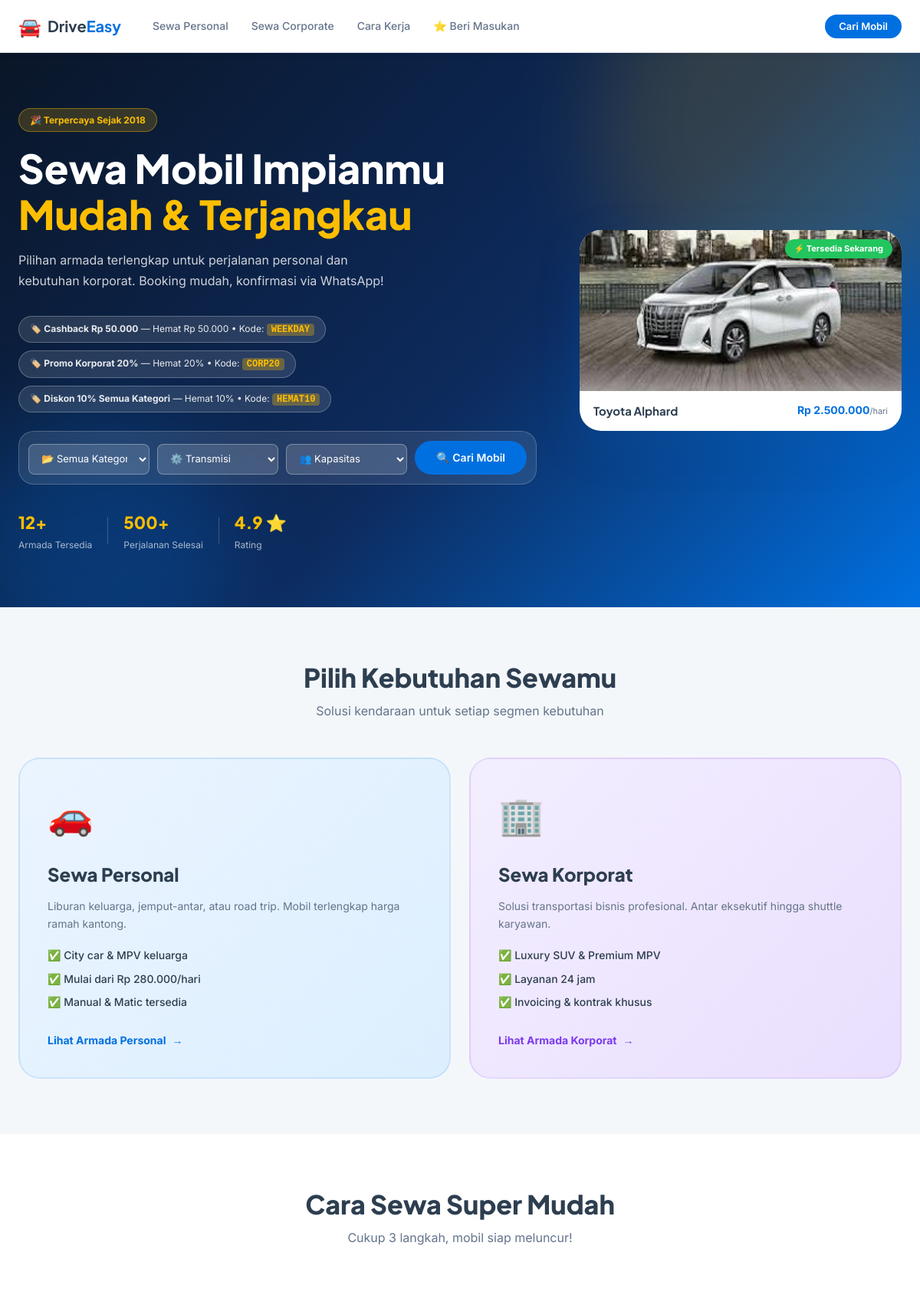
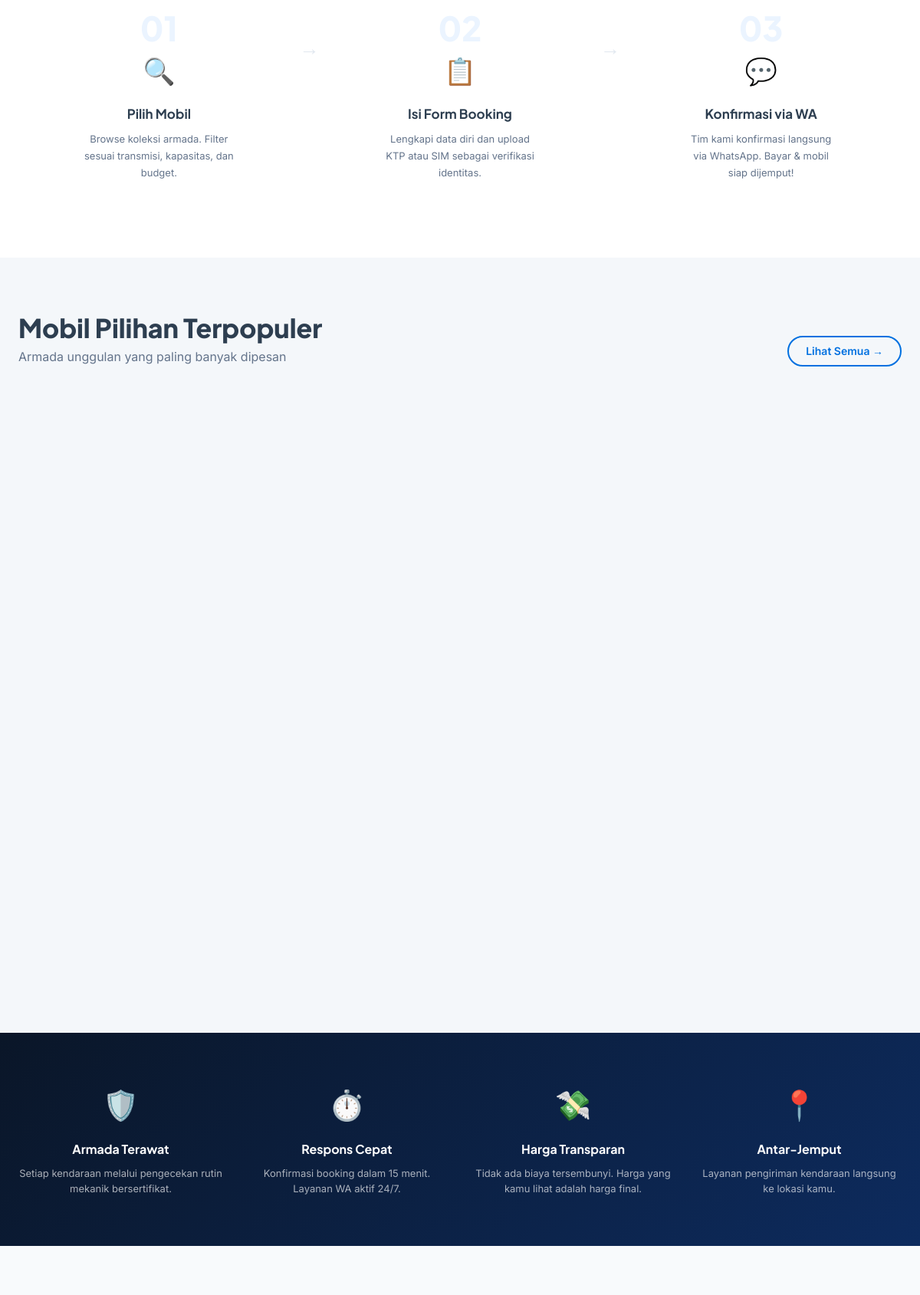
The page / (upper part) on the database its author committed (2 pictures, top to bottom).
### tables this page shows
CREATE TABLE Categories (
    id          INTEGER PRIMARY KEY AUTOINCREMENT,
    name        TEXT    NOT NULL,
    slug        TEXT    NOT NULL UNIQUE,
    description TEXT,
    icon        TEXT,
    sort_order  INTEGER NOT NULL DEFAULT 0,
    is_active   INTEGER NOT NULL DEFAULT 1,
    created_at  TEXT    DEFAULT (datetime('now'))
);

CREATE TABLE Discounts (
    id             INTEGER PRIMARY KEY AUTOINCREMENT,
    code           TEXT    UNIQUE,
    name           TEXT    NOT NULL,
    description    TEXT,
    discount_type  TEXT    NOT NULL CHECK(discount_type IN ('percent','fixed')),
    discount_value REAL    NOT NULL,
    min_days       INTEGER NOT NULL DEFAULT 1,
    max_uses       INTEGER,
    used_count     INTEGER NOT NULL DEFAULT 0,
    valid_from     TEXT    NOT NULL,
    valid_until    TEXT    NOT NULL,
    apply_to       TEXT    NOT NULL DEFAULT 'all'
                           CHECK(apply_to IN ('all','personal','corporate')),
    is_active      INTEGER NOT NULL DEFAULT 1,
    created_at     TEXT    DEFAULT (datetime('now'))
);

### app.py (the view)
@app.route('/')
def index():
    try:
        featured = qdb("""
            SELECT
                c.id, c.name, c.brand, c.price_per_day,
                c.transmission, c.capacity, c.image_filename,
                cat.name AS category_name, cat.slug AS category_slug
            FROM Cars c JOIN Categories cat ON c.category_id=cat.id
            WHERE c.is_available=1 AND cat.is_active=1
            ORDER BY c.price_per_day DESC
            LIMIT 6
        """)
        stats = qdb("""
            SELECT
                (SELECT COUNT(*) FROM Cars WHERE is_available=1)          AS total_cars,
                (SELECT COUNT(*) FROM Bookings WHERE status='completed')  AS total_bookings
        """, one=True)
        promos = qdb("""
            SELECT * FROM Discounts
            WHERE is_active=1
              AND valid_from  <= date('now')
              AND valid_until >= date('now')
            ORDER BY discount_value DESC
            LIMIT 3
        """)
    except Exception as e:
        app.logger.error(f"index DB error: {e}")
        featured, stats, promos = [], {'total_cars': 0, 'total_bookings': 0}, []
    return render_template('public/index.html',
                           featured_cars=featured, stats=stats, promos=promos)

### app.py (called while the page is built, shortened)
def _parse_val(val):
    if not isinstance(val, str) or not val:
        return val
    if _ISO_DT_RE.match(val):
        for fmt in _DT_FMTS:
            try:
                return datetime.strptime(val, fmt)
            except ValueError:
                continue
    elif _ISO_DATE_RE.match(val):
        try:
            return datetime.strptime(val, '%Y-%m-%d').date()
        except ValueError:
            pass
    return val

def _process_row(row: dict) -> dict:
    return {k: _parse_val(v) for k, v in row.items()}

def get_db():
    conn = sqlite3.connect(DB_PATH, check_same_thread=False)
    conn.row_factory = sqlite3.Row
    conn.execute("PRAGMA foreign_keys = ON")
    conn.execute("PRAGMA journal_mode = WAL")
    return conn

def qdb(sql, params=(), one=False):
    conn = get_db()
    try:
        cur  = conn.execute(sql, params)
        rows = [_process_row(dict(r)) for r in cur.fetchall()]
        return rows[0] if (one and rows) else (None if one else rows)
    finally:
        conn.close()

def fmt_currency(v):
    try:
        return "Rp {:,.0f}".format(float(v)).replace(",", ".")
    except Exception:
        return "Rp 0"

def car_image_url(car):
    fn = car.get('image_filename') if isinstance(car, dict) else getattr(car, 'image_filename', None)
    if not fn:
        return "https://images.unsplash.com/photo-1541899481282-d53bffe3c35d?w=600"
    if fn.startswith('http'):
        return fn
    local = os.path.join(UPLOAD_CARS, fn)
    if os.path.exists(local):
        return url_for('static', filename=f'img/cars/{fn}')

@app.context_processor
def inject_globals():
    try:
        cats = qdb("SELECT * FROM Categories WHERE is_active=1 ORDER BY sort_order, id")
    except Exception:
        cats = []
    try:
        approved_reviews = qdb("""
            SELECT id, name, rating, message, created_at
            FROM Reviews
            WHERE is_approved=1
            ORDER BY created_at DESC
            LIMIT 6
        """)
    except Exception:
        approved_reviews = []
    return dict(
        categories=cats,
        current_year=datetime.now().year,
        is_admin=session.get('admin_id') is not None,
        admin_name=session.get('admin_name', ''),
        approved_reviews=approved_reviews,
    )

### templates/public/index.html (shortened to what this page needs)
{% extends "public/base.html" %}
{% block content %}
<section class="hero">
  <div class="hero-bg">
    <div class="hero-blob hero-blob-1"></div>
    <div class="hero-blob hero-blob-2"></div>
  </div>
  <div class="container hero-inner">
    <div class="hero-content">
      <div class="hero-badge">🎉 Terpercaya Sejak 2018</div>
      <h1 class="hero-title">
        Sewa Mobil Impianmu<br>
        <span class="hero-accent">Mudah & Terjangkau</span>
      </h1>
      <p class="hero-sub">
        Pilihan armada terlengkap untuk perjalanan personal dan kebutuhan korporat.
        Booking mudah, konfirmasi via WhatsApp!
      </p>
      {% if promos %}
      <div class="promo-scroll">
        {% for p in promos %}
        <div class="promo-chip">
          🏷️ <strong>{{ p.name }}</strong> —
          {% if p.discount_type == 'percent' %}
            Hemat {{ p.discount_value|int }}%
          {% else %}
            Hemat {{ p.discount_value|currency }}
          {% endif %}
          {% if p.code %} • Kode: <code>{{ p.code }}</code>{% endif %}
        </div>
        {% endfor %}
      </div>
      {% endif %}
      <form action="{{ url_for('cars') }}" method="GET" class="hero-search">
        <select name="category" class="hs-select">
          <option value="">📂 Semua Kategori</option>
        </select>
        <select name="transmission" class="hs-select">
          <option value="">⚙️ Transmisi</option>
        </select>
        <select name="capacity" class="hs-select">
          <option value="">👥 Kapasitas</option>
        </select>
        <button type="submit" class="btn btn-primary btn-search">🔍 Cari Mobil</button>
      </form>
      <div class="hero-stats">
        <div class="stat">
          <strong>{{ stats.total_cars or '12' }}+</strong>
          <span>Armada Tersedia</span>
        </div>
        <div class="stat">
          <strong>{{ stats.total_bookings or '500' }}+</strong>
          <span>Perjalanan Selesai</span>
        </div>
        <div class="stat">
          <strong>4.9 ⭐</strong>
          <span>Rating</span>
        </div>
      </div>
    </div>
    <div class="hero-visual">
      <div class="hero-card">
        <div class="hero-card-img">
          <img src="static/img/cars/alphard.jfif"
               alt="Toyota Alphard Premium" loading="eager">
        </div>
        <div class="hero-card-body">
          <span class="hc-name">Toyota Alphard</span>
          <span class="hc-price">Rp 2.500.000<small>/hari</small></span>
        </div>
        <div class="hc-badge">⚡ Tersedia Sekarang</div>
      </div>
    </div>
  </div>
</section>
<section class="section-entry">
  <div class="container">
    <div class="sec-header">
      <h2>Pilih Kebutuhan Sewamu</h2>
      <p>Solusi kendaraan untuk setiap segmen kebutuhan</p>
    </div>
    <div class="entry-grid">
      <a href="{{ url_for('cars', slug='personal') }}" class="entry-card entry-personal">
        <div class="ec-icon">🚗</div>
        <h3>Sewa Personal</h3>
        <p>Liburan keluarga, jemput-antar, atau road trip. Mobil terlengkap harga ramah kantong.</p>
        <ul>
          <li>✅ City car & MPV keluarga</li>
          <li>✅ Mulai dari Rp 280.000/hari</li>
          <li>✅ Manual &amp; Matic tersedia</li>
        </ul>
        <span class="ec-cta">Lihat Armada Personal <span>→</span></span>
      </a>
      <a href="{{ url_for('cars', slug='corporate') }}" class="entry-card entry-corporate">
        <div class="ec-icon">🏢</div>
        <h3>Sewa Korporat</h3>
        <p>Solusi transportasi bisnis profesional. Antar eksekutif hingga shuttle karyawan.</p>
        <ul>
          <li>✅ Luxury SUV &amp; Premium MPV</li>
          <li>✅ Layanan 24 jam</li>
          <li>✅ Invoicing &amp; kontrak khusus</li>
        </ul>
        <span class="ec-cta">Lihat Armada Korporat <span>→</span></span>
      </a>
    </div>
  </div>
</section>
<section class="section-how" id="cara-kerja">
  <div class="container">
    <div class="sec-header">
      <h2>Cara Sewa Super Mudah</h2>
      <p>Cukup 3 langkah, mobil siap meluncur!</p>
    </div>
    <div class="steps-row">
      <div class="step-card">
        <div class="step-num">01</div>
        <div class="step-icon">🔍</div>
        <h3>Pilih Mobil</h3>
        <p>Browse koleksi armada. Filter sesuai transmisi, kapasitas, dan budget.</p>
      </div>
      <div class="step-arrow">→</div>
      <div class="step-card">
        <div class="step-num">02</div>
        <div class="step-icon">📋</div>
        <h3>Isi Form Booking</h3>
        <p>Lengkapi data diri dan upload KTP atau SIM sebagai verifikasi identitas.</p>
      </div>
      <div class="step-arrow">→</div>
      <div class="step-card">
        <div class="step-num">03</div>
        <div class="step-icon">💬</div>
        <h3>Konfirmasi via WA</h3>
        <p>Tim kami konfirmasi langsung via WhatsApp. Bayar &amp; mobil siap dijemput!</p>
      </div>
    </div>
  </div>
</section>
{% if featured_cars %}
<section class="section-featured">
  <div class="container">
    <div class="sec-header sec-header-flex">
      <div>
        <h2>Mobil Pilihan Terpopuler</h2>
        <p>Armada unggulan yang paling banyak dipesan</p>
      </div>
      <a href="{{ url_for('cars') }}" class="btn btn-outline">Lihat Semua →</a>
    </div>
    <div class="car-grid">
    </div>
  </div>
</section>
{% endif %}
<section class="section-trust">
  <div class="container">
    <div class="trust-grid">
      <div class="trust-item">
        <div class="trust-icon">🛡️</div>
        <h4>Armada Terawat</h4>
        <p>Setiap kendaraan melalui pengecekan rutin mekanik bersertifikat.</p>
      </div>
      <div class="trust-item">
        <div class="trust-icon">⏱️</div>
        <h4>Respons Cepat</h4>
        <p>Konfirmasi booking dalam 15 menit. Layanan WA aktif 24/7.</p>
      </div>
      <div class="trust-item">
        <div class="trust-icon">💸</div>
        <h4>Harga Transparan</h4>
        <p>Tidak ada biaya tersembunyi. Harga yang kamu lihat adalah harga final.</p>
      </div>
      <div class="trust-item">
        <div class="trust-icon">📍</div>
        <h4>Antar-Jemput</h4>
        <p>Layanan pengiriman kendaraan langsung ke lokasi kamu.</p>
      </div>
    </div>
  </div>
</section>
{% if approved_reviews %}
<section class="section-reviews" style="padding:70px 0;background:#f8fafc;">
</section>
{% endif %}
{% endblock %}

### templates/public/base.html (shortened to what this page needs)
<!DOCTYPE html>
<html lang="id">
<head>
  <link rel="stylesheet" href="{{ url_for('static', filename='css/public.css') }}">
</head>
<body>
<header class="navbar" id="navbar">
  <div class="container nav-inner">
    <a href="{{ url_for('index') }}" class="nav-logo">
      <span class="nav-logo-icon">🚘</span>
      <span>Drive<strong>Easy</strong></span>
    </a>
    <nav class="nav-links" id="navLinks">
      {% for cat in categories %}
      <a href="{{ url_for('cars', slug=cat.slug) }}" class="nav-link">
        Sewa {{ cat.name }}
      </a>
      {% endfor %}
      <a href="#cara-kerja" class="nav-link">Cara Kerja</a>
      <a href="{{ url_for('feedback') }}" class="nav-link">⭐ Beri Masukan</a>
    </nav>
    <div class="nav-actions">
      <a href="{{ url_for('cars') }}" class="btn btn-primary btn-sm">Cari Mobil</a>
    </div>
  </div>
</header>
<main>{% block content %}{% endblock %}</main>
</body>
</html>

### rows shown on the page
Categories: name "Personal"
Categories: name "Corporate"
Discounts: name "Cashback Rp 50.000", discount_value "Rp 50.000", code "WEEKDAY"
Discounts: name "Promo Korporat 20%", discount_value "20", code "CORP20"
Discounts: name "Diskon 10% Semua Kategori", discount_value "10", code "HEMAT10"

### other values the page prints
{{ stats.total_cars or '12' }} "12"
{{ stats.total_bookings or '500' }} "500"
